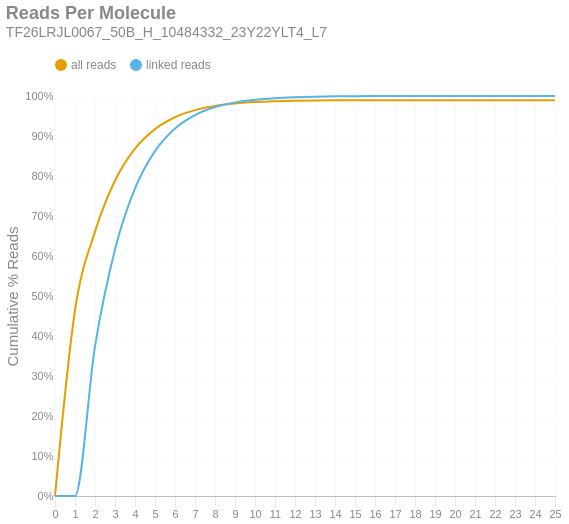

Source (notebook cell):
### Markdown cell above
### Reads per Molecule
This chart shows the cumulative distribution of the number of reads per linked molecule. That is, how many alignments are associated with a unique molecule. This excludes the number of reads associated with invalid or absent linked-read barcodes. The `linked` histogram is the percentages recalculated when disregarding singletons.

### Code cell
if SKIPLR:
    print_html(f"Skipped")
else:
    counts = np.bincount(valids['reads'].cast(pl.Int64).to_numpy())
    weighted = counts * np.arange(len(counts))
    all_perc = weighted / n_reads
    linked_perc = weighted / n_linked_reads
    linked_perc[1] = 0
    binned_df = pl.DataFrame({
        'readsper': list(range(len(counts))),
        'all reads (cumsum)': np.cumsum(all_perc).tolist(),
        'linked reads (cumsum)': np.cumsum(linked_perc).tolist(),
    })

    with SafeRender(binned_df):
        (
            density_plot(binned_df, 'Reads Per Molecule', samplename, 'readspmol')
            .encode(
                x=alt.X('readsper:O', title=None).axis(labelAngle=0).scale(padding=0),
                y=alt.Y('value:Q', title='Cumulative % Reads').axis(format='%').stack(False),
                color=alt.Color("key:N").scale(domain=["all reads", "linked reads"]),
                tooltip=[
                    alt.Tooltip("key:N", title="Data Type"),
                    alt.Tooltip("readsper:O", title="Reads Per Molecule"),
                    alt.Tooltip("value:Q", format=".2%", title="% Reads (Cum.)")
                ]            
            )
        ).display()

### Figure 1 — Vega-Lite specification as saved in the notebook (floating-point values rounded to 4 significant figures)
{"width": "container", "height": 400, "config": {"title": {"anchor": "start", "dy": -15, "fontSize": 18, "color": "#888888", "subtitleColor": "#888888", "subtitleFontSize": 14}, "arc": {"fill": "#0072B2"}, "axis": {"domainColor": "#888888", "domainWidth": 0.5, "gridWidth": 0.2, "grid": false, "titleFontWeight": 400, "titleFontSize": 15, "labelFontSize": 11, "labelColor": "#888888", "tickColor": "#888888", "tickWidth": 0.2, "titleColor": "#888888"}, "axisBand": {"grid": false}, "axisX": {"grid": true, "tickSize": 10, "domainCap": "round"}, "axisY": {"domain": false, "grid": true, "tickSize": 0, "domainCap": "round"}, "background": "transparent", "header": {"labelFontSize": 15, "labelColor": "#888888", "titleFontSize": 15, "titleFontWeight": 600, "titleColor": "#888888"}, "legend": {"labelFont": "sans-serif", "labelFontSize": 12, "labelColor": "#888888", "symbolSize": 100, "symbolType": "circle", "titleFontSize": 12, "titlePadding": 10, "titleColor": "#888888", "title": null, "orient": "top"}, "range": {"category": ["#E69F00", "#56B4E9", "#009E73", "#F0E442", "#0072B2", "#D55E00", "#CC79A7", "#000000"], "diverging": ["#cfe8f3", "#a2d4ec", "#73bfe2", "#46abdb", "#1696d2", "#12719e"]}, "area": {"fill": "#0072B2", "fillOpacity": 0.7, "line": true, "strokeOpacity": 0.7}, "line": {"color": "#0072B2", "stroke": "#0072B2", "strokeWidth": 2}, "trail": {"color": "#0072B2", "stroke": "#0072B2", "strokeWidth": 0, "size": 1}, "point": {"filled": true, "fillOpacity": 1.0, "size": 95}, "text": {"color": "#888888", "fontSize": 11, "align": "right", "fontWeight": 400, "size": 11}, "bar": {"fill": "#0072B2", "stroke": null}, "view": {"stroke": null, "continuousWidth": 660, "continuousHeight": 400}}, "data": {"name": "data-1e6edd9ea72fd509b8cbc85a58f5eea7"}, "mark": {"type": "line", "interpolate": "monotone", "point": {"opacity": 0, "size": 275}}, "encoding": {"color": {"field": "key", "scale": {"domain": ["all reads", "linked reads"]}, "type": "nominal"}, "tooltip": [{"field": "key", "title": "Data Type", "type": "nominal"}, {"field": "readsper", "title": "Reads Per Molecule", "type": "ordinal"}, {"field": "value", "format": ".2%", "title": "% Reads (Cum.)", "type": "quantitative"}], "x": {"axis": {"labelAngle": 0}, "field": "readsper", "scale": {"padding": 0}, "title": null, "type": "ordinal"}, "y": {"axis": {"format": "%"}, "field": "value", "stack": false, "title": "Cumulative % Reads", "type": "quantitative"}}, "params": [{"name": "param_c36ac31b6afebe62", "select": {"type": "point", "fields": ["key"]}, "bind": "legend"}], "title": {"text": "Reads Per Molecule", "subtitle": "TF26LRJL0067_50B_H_10484332_23Y22YLT4_L7"}, "transform": [{"fold": ["all reads (cumsum)", "linked reads (cumsum)"]}, {"calculate": "replace(datum.key, ' (cumsum)', '')", "as": "key"}, {"filter": {"param": "param_c36ac31b6afebe62"}}], "usermeta": {"embedOptions": {"downloadFileName": "TF26LRJL0067_50B_H_10484332_23Y22YLT4_L7.readspmol"}}, "$schema": "https://vega.github.io/schema/vega-lite/v6.4.1.json", "datasets": {"data-1e6edd9ea72fd509b8cbc85a58f5eea7": [{"readsper": 0, "all reads (cumsum)": 0.0, "linked reads (cumsum)": 0.0}, {"readsper": 1, "all reads (cumsum)": 0.4644, "linked reads (cumsum)": 0.0}, {"readsper": 2, "all reads (cumsum)": 0.6609, "linked reads (cumsum)": 0.3741}, {"readsper": 3, "all reads (cumsum)": 0.7881, "linked reads (cumsum)": 0.6163}, {"readsper": 4, "all reads (cumsum)": 0.8682, "linked reads (cumsum)": 0.7689}, {"readsper": 5, "all reads (cumsum)": 0.9172, "linked reads (cumsum)": 0.8622}, {"readsper": 6, "all reads (cumsum)": 0.9469, "linked reads (cumsum)": 0.9187}, {"readsper": 7, "all reads (cumsum)": 0.9646, "linked reads (cumsum)": 0.9524}, {"readsper": 8, "all reads (cumsum)": 0.9751, "linked reads (cumsum)": 0.9724}, {"readsper": 9, "all reads (cumsum)": 0.9812, "linked reads (cumsum)": 0.9841}, {"readsper": 10, "all reads (cumsum)": 0.9847, "linked reads (cumsum)": 0.9908}, {"readsper": 11, "all reads (cumsum)": 0.9868, "linked reads (cumsum)": 0.9947}, {"readsper": 12, "all reads (cumsum)": 0.988, "linked reads (cumsum)": 0.9969}, {"readsper": 13, "all reads (cumsum)": 0.9887, "linked reads (cumsum)": 0.9983}, {"readsper": 14, "all reads (cumsum)": 0.9891, "linked reads (cumsum)": 0.9991}, {"readsper": 15, "all reads (cumsum)": 0.9893, "linked reads (cumsum)": 0.9995}, {"readsper": 16, "all reads (cumsum)": 0.9894, "linked reads (cumsum)": 0.9997}, {"readsper": 17, "all reads (cumsum)": 0.9895, "linked reads (cumsum)": 0.9998}, {"readsper": 18, "all reads (cumsum)": 0.9895, "linked reads (cumsum)": 0.9999}, {"readsper": 19, "all reads (cumsum)": 0.9896, "linked reads (cumsum)": 1.0}, {"readsper": 20, "all reads (cumsum)": 0.9896, "linked reads (cumsum)": 1.0}, {"readsper": 21, "all reads (cumsum)": 0.9896, "linked reads (cumsum)": 1.0}, {"readsper": 22, "all reads (cumsum)": 0.9896, "linked reads (cumsum)": 1.0}, {"readsper": 23, "all reads (cumsum)": 0.9896, "linked reads (cumsum)": 1.0}, {"readsper": 24, "all reads (cumsum)": 0.9896, "linked reads (cumsum)": 1.0}, {"readsper": 25, "all reads (cumsum)": 0.9896, "linked reads (cumsum)": 1.0}]}}
